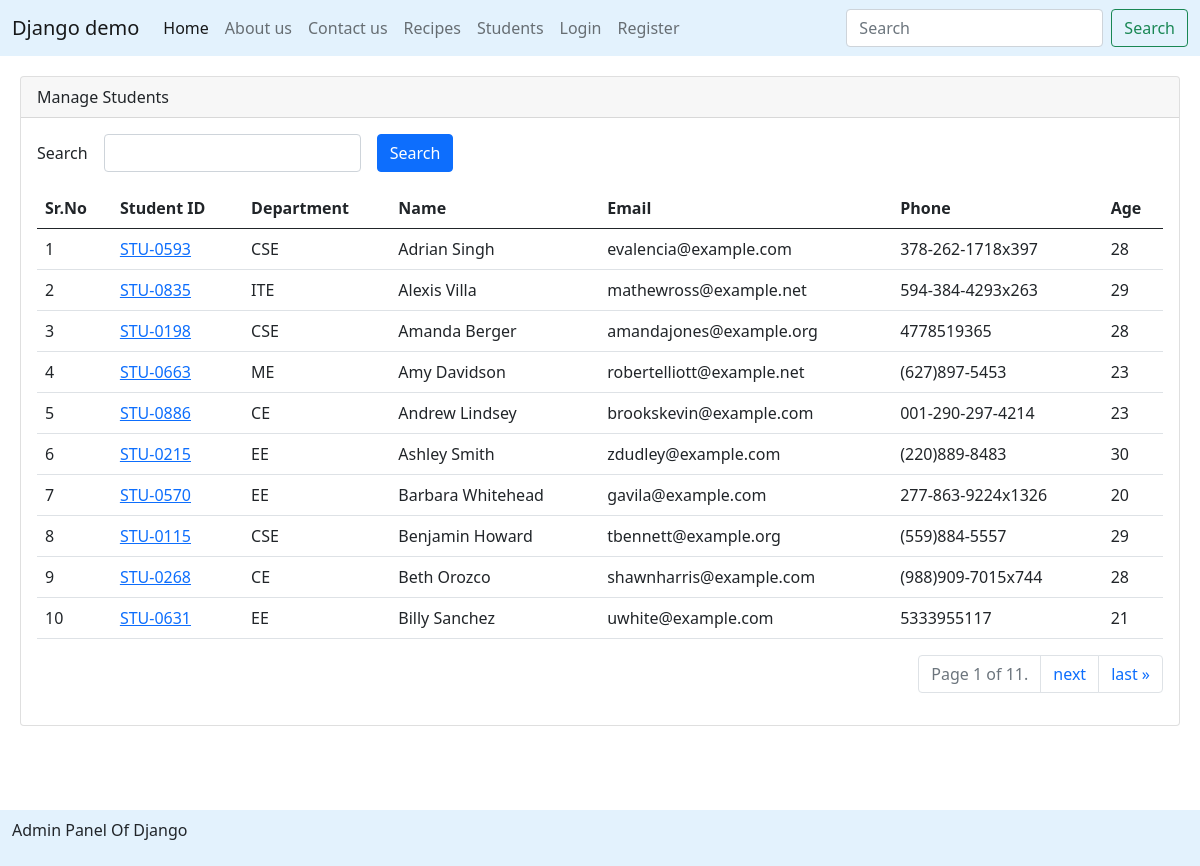
/students/, run on an earlier commit of the app's database.
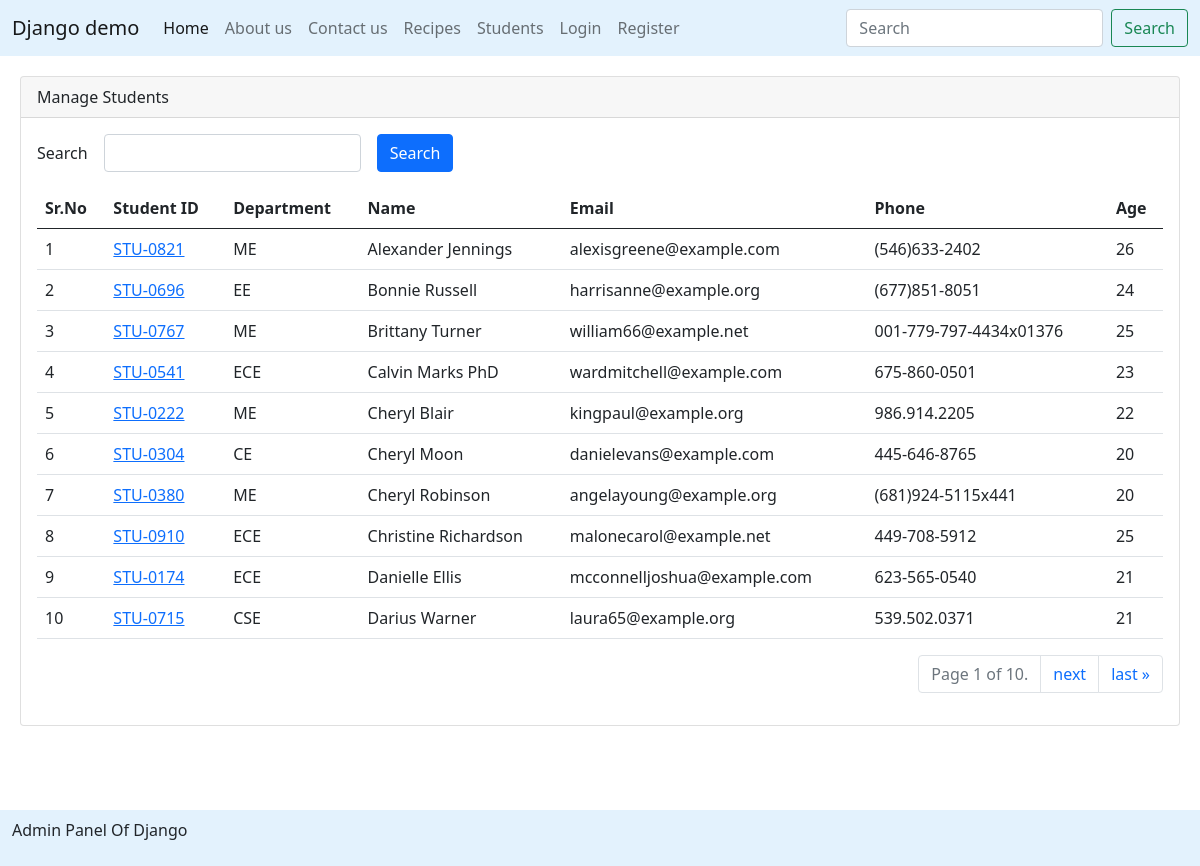
And on a later commit of the database.
### recipe/models.py (models this page shows, shortened)
class Student(models.Model):
    department = models.ForeignKey(Department, related_name="depart", on_delete=models.CASCADE)
    student_id = models.OneToOneField(StudentID, related_name="studentid", on_delete=models.CASCADE)
    name = models.CharField(max_length=100)
    email = models.EmailField()
    phone = models.CharField(max_length=100)
    age = models.IntegerField()
    address = models.TextField(null=True, blank=True)
    is_deleted = models.BooleanField(default=False)
    objects = StudentsManager()
    admin_objects = models.Manager()
    class Meta:
        ordering = ['name']
        verbose_name = "student"

class StudentID(models.Model):
    student_id = models.CharField(max_length=100)
    def __str__(self) -> str:
        return self.student_id

class Department(models.Model):
    department = models.CharField(max_length=100)
    def __str__(self) -> str:
        return self.department
    class Meta:
        ordering = ['department']

### recipe/views.py (the view, shortened to what this page needs)
# urls.py: path('students/', get_students, name="get_students"),
def get_students(request):
   queryset = Student.objects.all()
   paginator = Paginator(queryset, 10)  # Show 25 contacts per page.
   page_number = request.GET.get("page",1)
   page_obj = paginator.get_page(page_number)
   context = {'page':'Django Students Data', 'students':page_obj}
   return render(request, 'report/students.html', context)

### recipe/models.py (called while the page is built)
    def get_queryset(self):
        return super().get_queryset().filter(is_deleted = False)

### recipe/templates/report/students.html (shortened to what this page needs)
{% extends "layouts/master.html" %}
{% block main %}
<div class="card" style="margin: 20px;">
    <div class="card-header">
       Manage Students
    </div>
    <div class="card-body">
        <form>
            <div class="mb-3">
                <div class="row g-3 align-items-center">
                    <div class="col-auto">
                        <label for="search" class="col-form-label">Search</label>
                    </div>
                    <div class="col-auto">
                        <input type="text" id="search" name="search"
                            class="form-control">
                    </div>
                    <div class="col-auto">
                        <button type="submit" class="btn btn-primary">
                            Search
                    </div>
                </div>
            </div>
        </form>
            <table class="table">
                <thead>
                    <tr>
                        <th>Sr.No</th>
                        <th>Student ID</th>
                        <th>Department</th>
                        <th>Name</th>
                        <th>Email</th>
                        <th>Phone</th>
                        <th>Age</th>
                    </tr>
                </thead>
                <tbody>
                    {% for student in students %}
                    <tr>
                        <td>{{ forloop.counter }}</td>
                        <td>
                            <a href="{% url 'see_marks' student.student_id %}">
                            {{ student.student_id }}
                        </a>
                        </td>
                        <td>{{ student.department }}</td>
                        <td>{{ student.name }}</td>
                        <td>{{ student.email }}</td>
                        <td>{{ student.phone }}</td>
                        <td>{{ student.age }}</td>
                    </tr>
                    {% endfor %}
                </tbody>
            </table>
            <nav aria-label="Page navigation example">
                <ul class="pagination justify-content-end">
              <li class="page-item disabled">
                <a class="page-link" href="#">
                    Page {{ students.number }} of {{ students.paginator.num_pages }}.
                </a>
              </li>
              {% if students.has_next %}
              <li class="page-item"><a class="page-link" href="?page={{ students.next_page_number }}">next</a></li>
                <li class="page-item"><a class="page-link" href="?page={{ students.paginator.num_pages }}">last &raquo;</a></li>
              {% endif %}
                </ul>
              </nav>
    </div>
</div>
<br>
<br>
<br>
<br>
<br>
    {% endblock %}

What changed in the data, as far as the page shows it:
no longer on this page (row edited): Student: student_id "STU-0593", department "CSE", name "Adrian Singh", email "evalencia@example.com", phone "378-262-1718x397", age "28"
no longer on this page (row edited): Student: student_id "STU-0198", department "CSE", name "Amanda Berger", email "amandajones@example.org", phone "4778519365", age "28"
no longer on this page (row edited): Student: student_id "STU-0663", department "ME", name "Amy Davidson", email "robertelliott@example.net", phone "(627)897-5453", age "23"
no longer on this page (row edited): Student: student_id "STU-0886", department "CE", name "Andrew Lindsey", email "brookskevin@example.com", phone "001-290-297-4214", age "23"
no longer on this page (row edited): Student: student_id "STU-0570", department "EE", name "Barbara Whitehead", email "gavila@example.com", phone "277-863-9224x1326", age "20"
no longer on this page (row edited): Student: student_id "STU-0115", department "CSE", name "Benjamin Howard", email "tbennett@example.org", phone "(559)884-5557", age "29"
no longer on this page (row edited): Student: student_id "STU-0268", department "CE", name "Beth Orozco", email "shawnharris@example.com", phone "(988)909-7015x744", age "28"
no longer on this page (row edited): Student: student_id "STU-0631", department "EE", name "Billy Sanchez", email "uwhite@example.com", phone "5333955117", age "21"
now on this page (row edited): Student: student_id "STU-0821", department "ME", name "Alexander Jennings", email "alexisgreene@example.com", phone "(546)633-2402", age "26"
now on this page (row edited): Student: student_id "STU-0696", department "EE", name "Bonnie Russell", email "harrisanne@example.org", phone "(677)851-8051", age "24"
changed Student: student_id "STU-0835" → "STU-0767"; department "ITE" → "ME"; name "Alexis Villa" → "Brittany Turner"; email "mathewross@example.net" → "william66@example.net"; phone "594-384-4293x263" → "001-779-797-4434x01376"; age "29" → "25"
now on this page (row edited): Student: student_id "STU-0541", department "ECE", name "Calvin Marks PhD", email "wardmitchell@example.com", phone "675-860-0501", age "23"
changed Student: student_id "STU-0215" → "STU-0222"; department "EE" → "ME"; name "Ashley Smith" → "Cheryl Blair"; email "zdudley@example.com" → "kingpaul@example.org"; phone "(220)889-8483" → "986.914.2205"; age "30" → "22"
now on this page (row edited): Student: student_id "STU-0304", department "CE", name "Cheryl Moon", email "danielevans@example.com", phone "445-646-8765", age "20"
now on this page (row edited): Student: student_id "STU-0380", department "ME", name "Cheryl Robinson", email "angelayoung@example.org", phone "(681)924-5115x441", age "20"
now on this page (row edited): Student: student_id "STU-0910", department "ECE", name "Christine Richardson", email "malonecarol@example.net", phone "449-708-5912", age "25"
now on this page (row edited): Student: student_id "STU-0174", department "ECE", name "Danielle Ellis", email "mcconnelljoshua@example.com", phone "623-565-0540", age "21"
now on this page (row edited): Student: student_id "STU-0715", department "CSE", name "Darius Warner", email "laura65@example.org", phone "539.502.0371", age "21"
Also different on the page:
{{ students.paginator.num_pages }}: "11" → "10"
